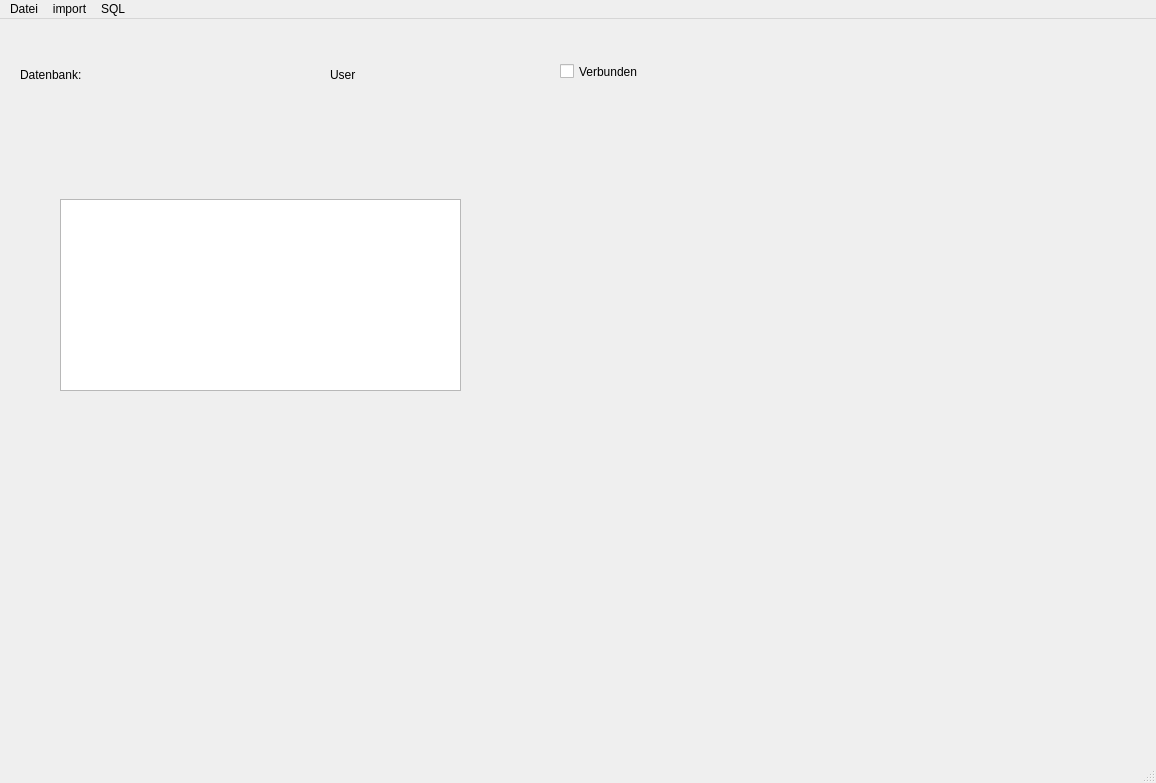
<?xml version="1.0" encoding="UTF-8"?>
<ui version="4.0">
 <class>MainWindow</class>
 <widget class="QMainWindow" name="MainWindow">
  <property name="geometry">
   <rect>
    <x>0</x>
    <y>0</y>
    <width>1156</width>
    <height>783</height>
   </rect>
  </property>
  <property name="windowTitle">
   <string>MainWindow</string>
  </property>
  <widget class="QWidget" name="centralwidget">
   <widget class="QLabel" name="label">
    <property name="geometry">
     <rect>
      <x>20</x>
      <y>40</y>
      <width>111</width>
      <height>31</height>
     </rect>
    </property>
    <property name="minimumSize">
     <size>
      <width>111</width>
      <height>0</height>
     </size>
    </property>
    <property name="text">
     <string>Datenbank:</string>
    </property>
   </widget>
   <widget class="QLabel" name="lDB">
    <property name="geometry">
     <rect>
      <x>150</x>
      <y>40</y>
      <width>171</width>
      <height>31</height>
     </rect>
    </property>
    <property name="minimumSize">
     <size>
      <width>67</width>
      <height>0</height>
     </size>
    </property>
    <property name="text">
     <string>&lt;None&gt;</string>
    </property>
   </widget>
   <widget class="QLabel" name="label_3">
    <property name="geometry">
     <rect>
      <x>330</x>
      <y>40</y>
      <width>67</width>
      <height>31</height>
     </rect>
    </property>
    <property name="text">
     <string>User</string>
    </property>
   </widget>
   <widget class="QLabel" name="lUser">
    <property name="geometry">
     <rect>
      <x>400</x>
      <y>40</y>
      <width>161</width>
      <height>31</height>
     </rect>
    </property>
    <property name="text">
     <string>&lt;None&gt;</string>
    </property>
   </widget>
   <widget class="QCheckBox" name="cbConnected">
    <property name="geometry">
     <rect>
      <x>560</x>
      <y>40</y>
      <width>111</width>
      <height>25</height>
     </rect>
    </property>
    <property name="text">
     <string>Verbunden</string>
    </property>
    <property name="checked">
     <bool>false</bool>
    </property>
   </widget>
   <widget class="QTextBrowser" name="textBrowser">
    <property name="geometry">
     <rect>
      <x>60</x>
      <y>180</y>
      <width>401</width>
      <height>192</height>
     </rect>
    </property>
   </widget>
  </widget>
  <widget class="QMenuBar" name="menubar">
   <property name="geometry">
    <rect>
     <x>0</x>
     <y>0</y>
     <width>1156</width>
     <height>24</height>
    </rect>
   </property>
   <widget class="QMenu" name="menuDatei">
    <property name="title">
     <string>Datei</string>
    </property>
    <addaction name="actionffnen"/>
    <addaction name="separator"/>
    <addaction name="separator"/>
    <addaction name="separator"/>
    <addaction name="separator"/>
    <addaction name="actionBeenden"/>
   </widget>
   <widget class="QMenu" name="menuimport">
    <property name="title">
     <string>import</string>
    </property>
    <addaction name="actionRaika"/>
    <addaction name="actionGeorge"/>
   </widget>
   <widget class="QMenu" name="menuSQL">
    <property name="title">
     <string>SQL</string>
    </property>
   </widget>
   <addaction name="menuDatei"/>
   <addaction name="menuimport"/>
   <addaction name="menuSQL"/>
  </widget>
  <widget class="QStatusBar" name="statusbar"/>
  <action name="actionffnen">
   <property name="text">
    <string>Öffnen</string>
   </property>
  </action>
  <action name="actionBeenden">
   <property name="text">
    <string>Beenden</string>
   </property>
  </action>
  <action name="actionRaika">
   <property name="text">
    <string>Raika</string>
   </property>
  </action>
  <action name="actionGeorge">
   <property name="text">
    <string>George</string>
   </property>
  </action>
 </widget>
 <resources/>
 <connections>
  <connection>
   <sender>actionGeorge</sender>
   <signal>triggered()</signal>
   <receiver>MainWindow</receiver>
   <slot>openGeorge()</slot>
   <hints>
    <hint type="sourcelabel">
     <x>-1</x>
     <y>-1</y>
    </hint>
    <hint type="destinationlabel">
     <x>577</x>
     <y>391</y>
    </hint>
   </hints>
  </connection>
  <connection>
   <sender>actionRaika</sender>
   <signal>triggered()</signal>
   <receiver>MainWindow</receiver>
   <slot>openRaika()</slot>
   <hints>
    <hint type="sourcelabel">
     <x>-1</x>
     <y>-1</y>
    </hint>
    <hint type="destinationlabel">
     <x>577</x>
     <y>391</y>
    </hint>
   </hints>
  </connection>
 </connections>
 <slots>
  <slot>openDialog()</slot>
  <slot>openGeorge()</slot>
  <slot>openRaika()</slot>
 </slots>
</ui>
